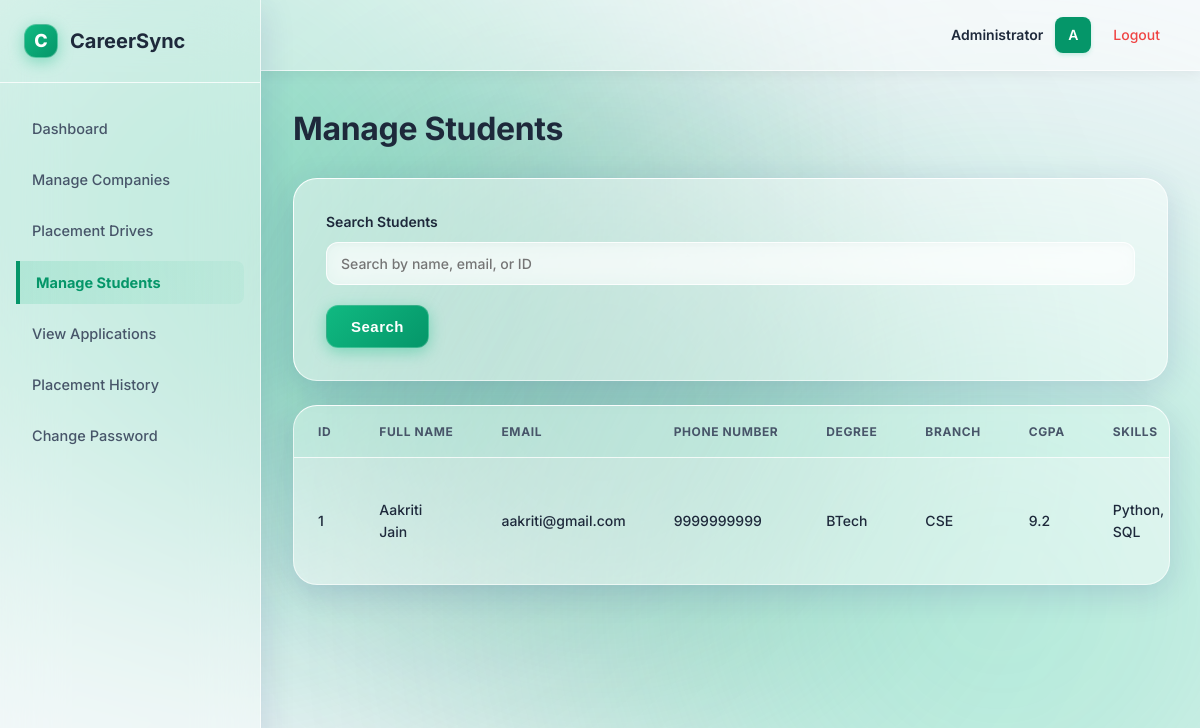
Before: /admin/students (signed in) with the older database file.
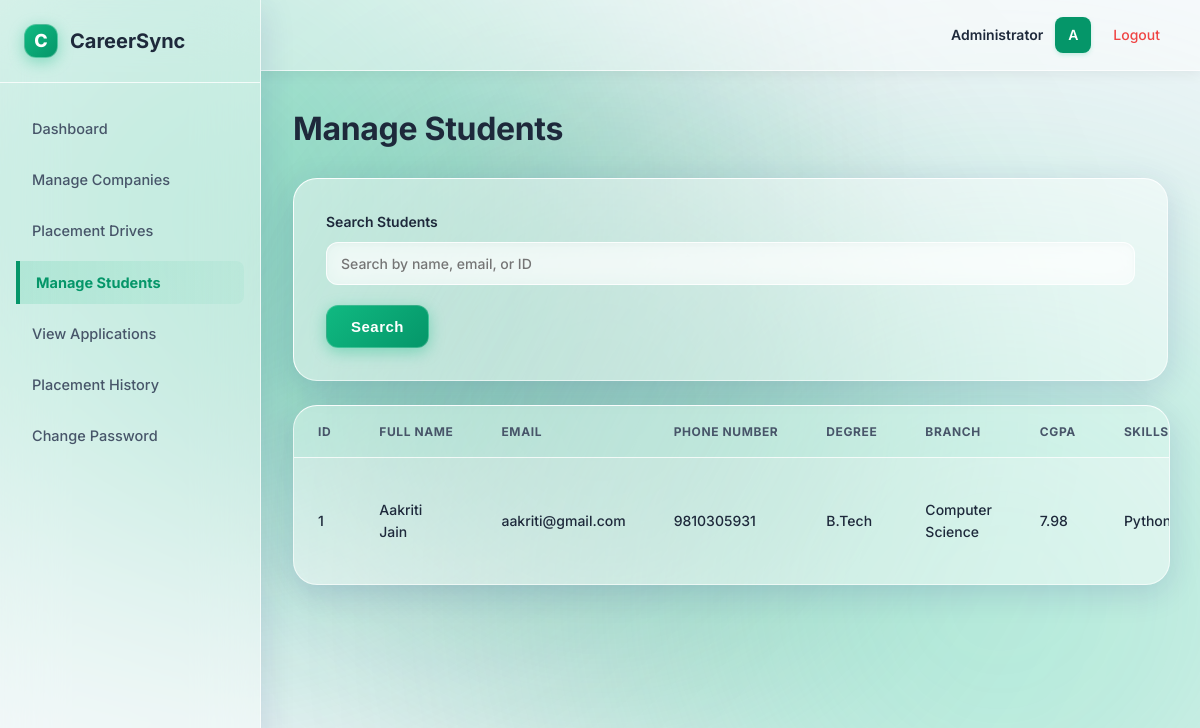
After: the same page with the newer database file.
### models.py (models this page shows)
class Student(db.Model):
    id = db.Column(db.Integer, primary_key = True)
    full_name = db.Column(db.String(100), nullable = False)
    email = db.Column(db.String(100), nullable = False, unique = True)
    pass_hash = db.Column(db.String(100), nullable = False )
    phone_number = db.Column(db.Integer, nullable = False)
    degree = db.Column(db.String(100), nullable = False)
    branch = db.Column(db.String(100), nullable = False)
    cgpa = db.Column(db.Float, nullable = False)
    skills = db.Column(db.String(100), nullable = False)
    resume_filename = db.Column(db.String(100), nullable = False)
    is_active = db.Column(db.Boolean, default = True)
    internship_experience = db.Column(db.String(100))
    co_curricular_achievements = db.Column(db.String(100))
    created_at = db.Column(db.DateTime, default = datetime.now(UTC))
    applications = db.relationship('Application', backref = 'student', lazy = True)
    placements = db.relationship('Placement', backref = 'student', lazy = True)

### app.py (the view)
@app.route("/admin/students")
def admin_students():
    if not admin_logged_in():
        flash("Unauthorized access.")
        return redirect(url_for("login"))
    search_query = request.args.get("search")
    if search_query:
        if search_query.isdigit():
            students = Student.query.filter(
                (Student.full_name.ilike(f"%{search_query}%")) |
                (Student.email.ilike(f"%{search_query}%")) |
                (Student.id == int(search_query))
                ).all()
        else:
            students = Student.query.filter(
                (Student.full_name.ilike(f"%{search_query}%")) |
                (Student.email.ilike(f"%{search_query}%"))
            ).all()
    else:
        students = Student.query.all()
    return render_template("admin_students.html", students = students)

### app.py (called while the page is built)
def admin_logged_in():
    return "user_id" in session and session.get("role") =="admin"

### templates/admin_students.html (shortened to what this page needs)
{% extends "base.html" %}
{% block content %}
<h1>Manage Students</h1>
<form method="GET" action="{{ url_for('admin_students') }}">
    <label>Search Students</label>
    <input type="text" name="search" placeholder="Search by name, email, or ID">
    <button type="submit">Search</button>
</form>
<table>
    <tr>
        <th>ID</th>
        <th>Full Name</th>
        <th>Email</th>
        <th>Phone Number</th>
        <th>Degree</th>
        <th>Branch</th>
        <th>CGPA</th>
        <th>Skills</th>
    </tr>
    {% for student in students %}
    <tr>
        <td>{{ student.id }}</td>
        <td>{{ student.full_name }}</td>
        <td>{{ student.email }}</td>
        <td>{{ student.phone_number }}</td>
        <td>{{ student.degree }}</td>
        <td>{{ student.branch }}</td>
        <td>{{ student.cgpa }}</td>
        <td>{{ student.skills }}</td>
    </tr>
    {% endfor %}
</table>
{% endblock %}

Changed rows visible on the page:
changed Student "Aakriti Jain": phone_number "9999999999" → "9810305931"; degree "BTech" → "B.Tech"; branch "CSE" → "Computer Science"; cgpa "9.2" → "7.98"; skills "Python, SQL" → "Python"
